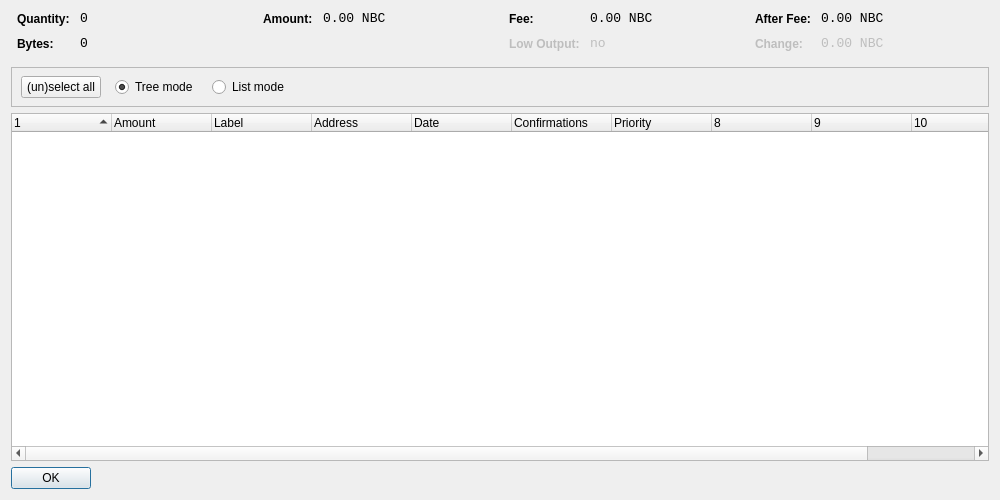
<?xml version="1.0" encoding="UTF-8"?>
<ui version="4.0">
 <class>CoinControlDialog</class>
 <widget class="QDialog" name="CoinControlDialog">
  <property name="geometry">
   <rect>
    <x>0</x>
    <y>0</y>
    <width>1000</width>
    <height>500</height>
   </rect>
  </property>
  <property name="windowTitle">
   <string>Coin Control</string>
  </property>
  <layout class="QVBoxLayout" name="verticalLayout">
   <item>
    <layout class="QHBoxLayout" name="horizontalLayoutTop" stretch="0,0,0,0">
     <property name="topMargin">
      <number>0</number>
     </property>
     <property name="bottomMargin">
      <number>10</number>
     </property>
     <item>
      <layout class="QFormLayout" name="formLayoutCoinControl1">
       <property name="horizontalSpacing">
        <number>10</number>
       </property>
       <property name="verticalSpacing">
        <number>10</number>
       </property>
       <property name="leftMargin">
        <number>6</number>
       </property>
       <property name="rightMargin">
        <number>6</number>
       </property>
       <item row="0" column="0">
        <widget class="QLabel" name="labelCoinControlQuantityText">
         <property name="styleSheet">
          <string notr="true">font-weight:bold;</string>
         </property>
         <property name="text">
          <string>Quantity:</string>
         </property>
        </widget>
       </item>
       <item row="0" column="1">
        <widget class="QLabel" name="labelCoinControlQuantity">
         <property name="font">
          <font>
           <family>Monospace</family>
           <pointsize>10</pointsize>
          </font>
         </property>
         <property name="cursor">
          <cursorShape>IBeamCursor</cursorShape>
         </property>
         <property name="contextMenuPolicy">
          <enum>Qt::ActionsContextMenu</enum>
         </property>
         <property name="text">
          <string notr="true">0</string>
         </property>
         <property name="textInteractionFlags">
          <set>Qt::LinksAccessibleByMouse|Qt::TextSelectableByKeyboard|Qt::TextSelectableByMouse</set>
         </property>
        </widget>
       </item>
       <item row="1" column="0">
        <widget class="QLabel" name="labelCoinControlBytesText">
         <property name="styleSheet">
          <string notr="true">font-weight:bold;</string>
         </property>
         <property name="text">
          <string>Bytes:</string>
         </property>
        </widget>
       </item>
       <item row="1" column="1">
        <widget class="QLabel" name="labelCoinControlBytes">
         <property name="font">
          <font>
           <family>Monospace</family>
           <pointsize>10</pointsize>
          </font>
         </property>
         <property name="cursor">
          <cursorShape>IBeamCursor</cursorShape>
         </property>
         <property name="contextMenuPolicy">
          <enum>Qt::ActionsContextMenu</enum>
         </property>
         <property name="text">
          <string notr="true">0</string>
         </property>
         <property name="textInteractionFlags">
          <set>Qt::LinksAccessibleByMouse|Qt::TextSelectableByKeyboard|Qt::TextSelectableByMouse</set>
         </property>
        </widget>
       </item>
      </layout>
     </item>
     <item>
      <layout class="QFormLayout" name="formLayoutCoinControl2">
       <property name="horizontalSpacing">
        <number>10</number>
       </property>
       <property name="verticalSpacing">
        <number>10</number>
       </property>
       <property name="leftMargin">
        <number>6</number>
       </property>
       <property name="rightMargin">
        <number>6</number>
       </property>
       <item row="0" column="0">
        <widget class="QLabel" name="labelCoinControlAmountText">
         <property name="styleSheet">
          <string notr="true">font-weight:bold;</string>
         </property>
         <property name="text">
          <string>Amount:</string>
         </property>
        </widget>
       </item>
       <item row="0" column="1">
        <widget class="QLabel" name="labelCoinControlAmount">
         <property name="font">
          <font>
           <family>Monospace</family>
           <pointsize>10</pointsize>
          </font>
         </property>
         <property name="cursor">
          <cursorShape>IBeamCursor</cursorShape>
         </property>
         <property name="contextMenuPolicy">
          <enum>Qt::ActionsContextMenu</enum>
         </property>
         <property name="text">
          <string notr="true">0.00 NBC</string>
         </property>
         <property name="textInteractionFlags">
          <set>Qt::LinksAccessibleByMouse|Qt::TextSelectableByKeyboard|Qt::TextSelectableByMouse</set>
         </property>
        </widget>
       </item>
      </layout>
     </item>
     <item>
      <layout class="QFormLayout" name="formLayoutCoinControl3">
       <property name="horizontalSpacing">
        <number>10</number>
       </property>
       <property name="verticalSpacing">
        <number>10</number>
       </property>
       <property name="leftMargin">
        <number>6</number>
       </property>
       <property name="rightMargin">
        <number>6</number>
       </property>
       <item row="0" column="0">
        <widget class="QLabel" name="labelCoinControlFeeText">
         <property name="styleSheet">
          <string notr="true">font-weight:bold;</string>
         </property>
         <property name="text">
          <string>Fee:</string>
         </property>
        </widget>
       </item>
       <item row="0" column="1">
        <widget class="QLabel" name="labelCoinControlFee">
         <property name="font">
          <font>
           <family>Monospace</family>
           <pointsize>10</pointsize>
          </font>
         </property>
         <property name="cursor">
          <cursorShape>IBeamCursor</cursorShape>
         </property>
         <property name="contextMenuPolicy">
          <enum>Qt::ActionsContextMenu</enum>
         </property>
         <property name="text">
          <string notr="true">0.00 NBC</string>
         </property>
         <property name="textInteractionFlags">
          <set>Qt::LinksAccessibleByMouse|Qt::TextSelectableByKeyboard|Qt::TextSelectableByMouse</set>
         </property>
        </widget>
       </item>
       <item row="1" column="0">
        <widget class="QLabel" name="labelCoinControlLowOutputText">
         <property name="enabled">
          <bool>false</bool>
         </property>
         <property name="styleSheet">
          <string notr="true">font-weight:bold;</string>
         </property>
         <property name="text">
          <string>Low Output:</string>
         </property>
        </widget>
       </item>
       <item row="1" column="1">
        <widget class="QLabel" name="labelCoinControlLowOutput">
         <property name="enabled">
          <bool>false</bool>
         </property>
         <property name="font">
          <font>
           <family>Monospace</family>
           <pointsize>10</pointsize>
          </font>
         </property>
         <property name="cursor">
          <cursorShape>IBeamCursor</cursorShape>
         </property>
         <property name="contextMenuPolicy">
          <enum>Qt::ActionsContextMenu</enum>
         </property>
         <property name="text">
          <string notr="true">no</string>
         </property>
         <property name="textInteractionFlags">
          <set>Qt::LinksAccessibleByMouse|Qt::TextSelectableByKeyboard|Qt::TextSelectableByMouse</set>
         </property>
        </widget>
       </item>
      </layout>
     </item>
     <item>
      <layout class="QFormLayout" name="formLayoutCoinControl4">
       <property name="horizontalSpacing">
        <number>10</number>
       </property>
       <property name="verticalSpacing">
        <number>10</number>
       </property>
       <property name="leftMargin">
        <number>6</number>
       </property>
       <property name="rightMargin">
        <number>6</number>
       </property>
       <item row="0" column="0">
        <widget class="QLabel" name="labelCoinControlAfterFeeText">
         <property name="styleSheet">
          <string notr="true">font-weight:bold;</string>
         </property>
         <property name="text">
          <string>After Fee:</string>
         </property>
        </widget>
       </item>
       <item row="0" column="1">
        <widget class="QLabel" name="labelCoinControlAfterFee">
         <property name="font">
          <font>
           <family>Monospace</family>
           <pointsize>10</pointsize>
          </font>
         </property>
         <property name="cursor">
          <cursorShape>IBeamCursor</cursorShape>
         </property>
         <property name="contextMenuPolicy">
          <enum>Qt::ActionsContextMenu</enum>
         </property>
         <property name="text">
          <string notr="true">0.00 NBC</string>
         </property>
         <property name="textInteractionFlags">
          <set>Qt::LinksAccessibleByMouse|Qt::TextSelectableByKeyboard|Qt::TextSelectableByMouse</set>
         </property>
        </widget>
       </item>
       <item row="1" column="0">
        <widget class="QLabel" name="labelCoinControlChangeText">
         <property name="enabled">
          <bool>false</bool>
         </property>
         <property name="styleSheet">
          <string notr="true">font-weight:bold;</string>
         </property>
         <property name="text">
          <string>Change:</string>
         </property>
        </widget>
       </item>
       <item row="1" column="1">
        <widget class="QLabel" name="labelCoinControlChange">
         <property name="enabled">
          <bool>false</bool>
         </property>
         <property name="font">
          <font>
           <family>Monospace</family>
           <pointsize>10</pointsize>
          </font>
         </property>
         <property name="cursor">
          <cursorShape>IBeamCursor</cursorShape>
         </property>
         <property name="contextMenuPolicy">
          <enum>Qt::ActionsContextMenu</enum>
         </property>
         <property name="text">
          <string notr="true">0.00 NBC</string>
         </property>
         <property name="textInteractionFlags">
          <set>Qt::LinksAccessibleByMouse|Qt::TextSelectableByKeyboard|Qt::TextSelectableByMouse</set>
         </property>
        </widget>
       </item>
      </layout>
     </item>
    </layout>
   </item>
   <item>
    <widget class="QFrame" name="frame">
     <property name="minimumSize">
      <size>
       <width>0</width>
       <height>40</height>
      </size>
     </property>
     <property name="frameShape">
      <enum>QFrame::StyledPanel</enum>
     </property>
     <property name="frameShadow">
      <enum>QFrame::Sunken</enum>
     </property>
     <widget class="QWidget" name="horizontalLayoutWidget">
      <property name="geometry">
       <rect>
        <x>10</x>
        <y>0</y>
        <width>781</width>
        <height>41</height>
       </rect>
      </property>
      <layout class="QHBoxLayout" name="horizontalLayoutPanel" stretch="0,0,0,0,0">
       <property name="spacing">
        <number>14</number>
       </property>
       <item>
        <widget class="QPushButton" name="pushButtonSelectAll">
         <property name="sizePolicy">
          <sizepolicy hsizetype="Maximum" vsizetype="Fixed">
           <horstretch>0</horstretch>
           <verstretch>0</verstretch>
          </sizepolicy>
         </property>
         <property name="text">
          <string>(un)select all</string>
         </property>
        </widget>
       </item>
       <item>
        <widget class="QRadioButton" name="radioTreeMode">
         <property name="sizePolicy">
          <sizepolicy hsizetype="Maximum" vsizetype="Fixed">
           <horstretch>0</horstretch>
           <verstretch>0</verstretch>
          </sizepolicy>
         </property>
         <property name="text">
          <string>Tree mode</string>
         </property>
         <property name="checked">
          <bool>true</bool>
         </property>
        </widget>
       </item>
       <item>
        <widget class="QRadioButton" name="radioListMode">
         <property name="sizePolicy">
          <sizepolicy hsizetype="Maximum" vsizetype="Fixed">
           <horstretch>0</horstretch>
           <verstretch>0</verstretch>
          </sizepolicy>
         </property>
         <property name="text">
          <string>List mode</string>
         </property>
        </widget>
       </item>
       <item>
        <spacer name="horizontalSpacer">
         <property name="orientation">
          <enum>Qt::Horizontal</enum>
         </property>
         <property name="sizeHint" stdset="0">
          <size>
           <width>40</width>
           <height>20</height>
          </size>
         </property>
        </spacer>
       </item>
      </layout>
     </widget>
    </widget>
   </item>
   <item>
    <widget class="CoinControlTreeWidget" name="treeWidget">
     <property name="contextMenuPolicy">
      <enum>Qt::CustomContextMenu</enum>
     </property>
     <property name="sortingEnabled">
      <bool>false</bool>
     </property>
     <property name="columnCount">
      <number>11</number>
     </property>
     <attribute name="headerShowSortIndicator" stdset="0">
      <bool>true</bool>
     </attribute>
     <attribute name="headerStretchLastSection">
      <bool>false</bool>
     </attribute>
     <column>
      <property name="text">
       <string/>
      </property>
     </column>
     <column>
      <property name="text">
       <string>Amount</string>
      </property>
     </column>
     <column>
      <property name="text">
       <string>Label</string>
      </property>
     </column>
     <column>
      <property name="text">
       <string>Address</string>
      </property>
     </column>
     <column>
      <property name="text">
       <string>Date</string>
      </property>
     </column>
     <column>
      <property name="text">
       <string>Confirmations</string>
      </property>
      <property name="toolTip">
       <string>Confirmed</string>
      </property>
     </column>
     <column>
      <property name="text">
       <string>Priority</string>
      </property>
     </column>
     <column>
      <property name="text">
       <string/>
      </property>
     </column>
     <column>
      <property name="text">
       <string/>
      </property>
     </column>
     <column>
      <property name="text">
       <string/>
      </property>
     </column>
     <column>
      <property name="text">
       <string/>
      </property>
     </column>
    </widget>
   </item>
   <item>
    <widget class="QDialogButtonBox" name="buttonBox">
     <property name="sizePolicy">
      <sizepolicy hsizetype="Maximum" vsizetype="Fixed">
       <horstretch>0</horstretch>
       <verstretch>0</verstretch>
      </sizepolicy>
     </property>
     <property name="orientation">
      <enum>Qt::Horizontal</enum>
     </property>
     <property name="standardButtons">
      <set>QDialogButtonBox::Ok</set>
     </property>
    </widget>
   </item>
  </layout>
 </widget>
 <customwidgets>
  <customwidget>
   <class>CoinControlTreeWidget</class>
   <extends>QTreeWidget</extends>
   <header>coincontroltreewidget.h</header>
  </customwidget>
 </customwidgets>
 <resources/>
 <connections/>
</ui>
